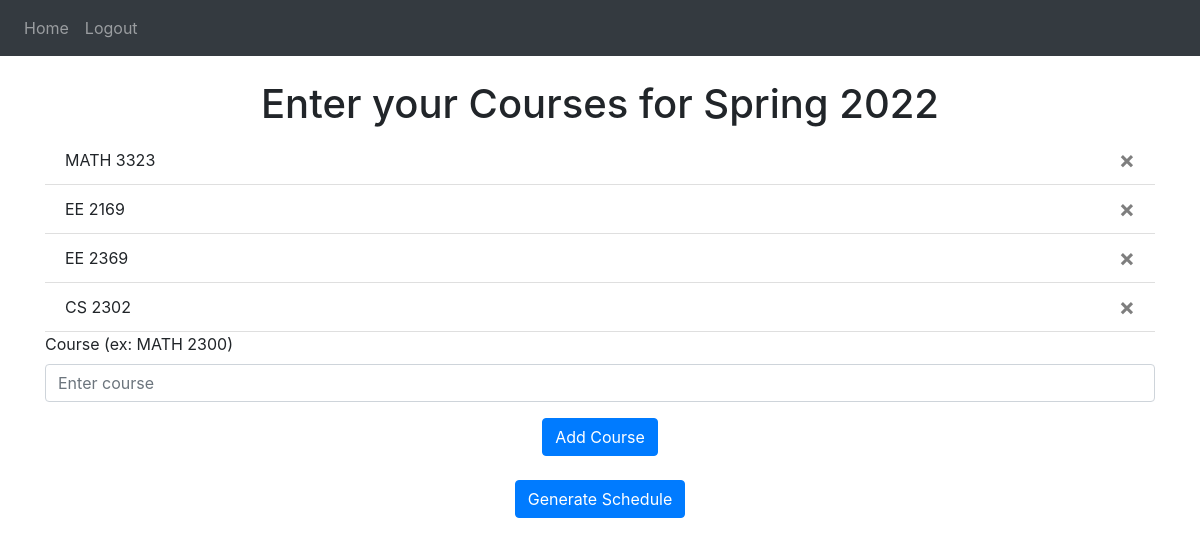
Screenshot of / (signed in) with the database file from the repository.
### website/models.py (models this page shows)
class Note(db.Model):
    id = db.Column(db.Integer, primary_key=True)
    data = db.Column(db.String(10000))
    user_id = db.Column(db.Integer, db.ForeignKey('user.id'))

### website/views.py (the view, shortened to what this page needs)
@views.route('/', methods=['GET', 'POST'])
@login_required
def home():
    return render_template("home.html", user=current_user)

### website/__init__.py (called while the page is built)
def create_app():
    app = Flask(__name__)
    app.config['SECRET_KEY'] = 'hjshjhdjah kjshkjdhjs'
    app.config['SQLALCHEMY_DATABASE_URI'] = f'sqlite:///{DB_NAME}'
    db.init_app(app)
    from .views import views
    from .auth import auth
    app.register_blueprint(views, url_prefix='/')
    app.register_blueprint(auth, url_prefix='/')
    from .models import User, Note
    create_database(app)
    login_manager = LoginManager()
    login_manager.login_view = 'auth.login'
    login_manager.init_app(app)
    @login_manager.user_loader
    def load_user(id):
        return User.query.get(int(id))
    return app

### website/templates/home.html
{% extends "base.html" %} {% block title %}Home{% endblock %} {% block content %}
<br/>
<h1 align="center">Enter your Courses for Spring 2022</h1>
<ul class="list-group list-group-flush" id="notes">
  {% for note in user.notes %}
  <li class="list-group-item">
    {{ note.data }}
    <button type="button" class="close" onClick="deleteNote({{ note.id }})">
      <span aria-hidden="true">&times;</span>
    </button>
  </li>
  {% endfor %}
</ul>
<form method="POST">
  <div class="form-group">
    <label for="data">Course (ex: MATH 2300)</label>
    <input
      type="data"
      class="form-control"
      id="data"
      name="data"
      placeholder="Enter course"
    />
  </div>
  <div align="center">
    <button type="submit" class="btn btn-primary">Add Course</button>
  </div>
</form>
<br/>
<form action="/schedule" method="post">
  <div align="center">
    <button type="submit" class="btn btn-primary">Generate Schedule</button>
  </div>
</form>
{% endblock %}

### rows the page displays
Note: data "MATH 3323"
Note: data "EE 2169"
Note: data "EE 2369"
Note: data "CS 2302"
